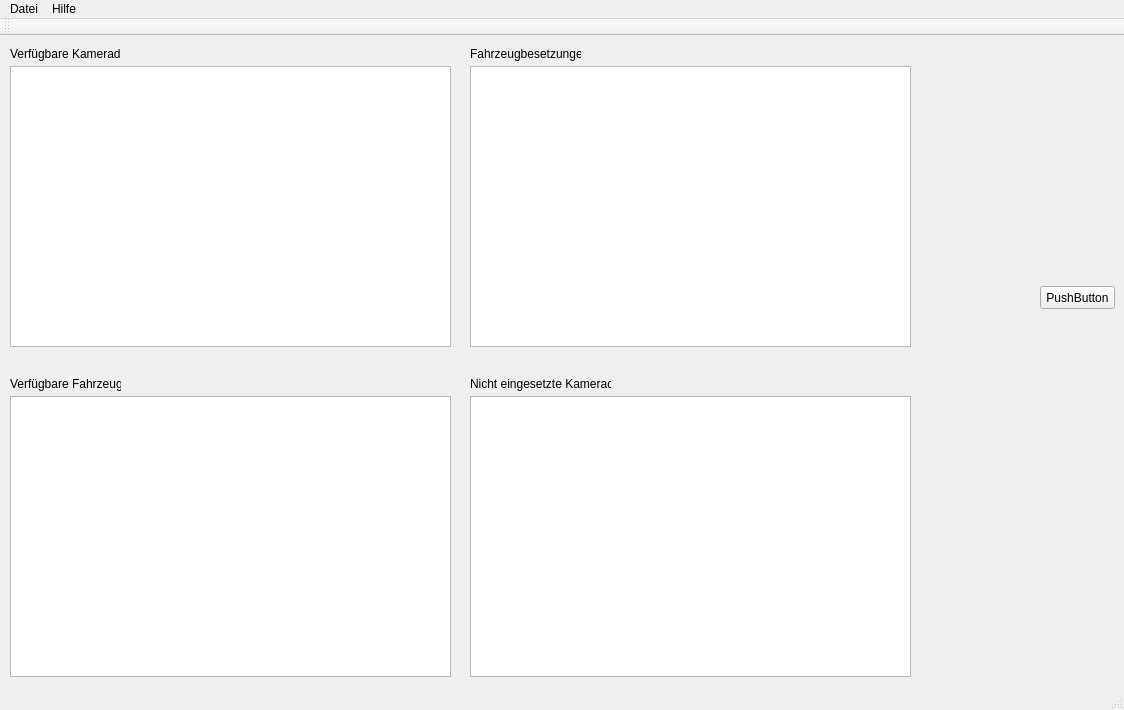
<?xml version="1.0" encoding="UTF-8"?>
<ui version="4.0">
 <class>MainWindow</class>
 <widget class="QMainWindow" name="MainWindow">
  <property name="geometry">
   <rect>
    <x>0</x>
    <y>0</y>
    <width>1124</width>
    <height>710</height>
   </rect>
  </property>
  <property name="windowTitle">
   <string>MainWindow</string>
  </property>
  <widget class="QWidget" name="centralWidget">
   <widget class="QTableView" name="tableView">
    <property name="geometry">
     <rect>
      <x>10</x>
      <y>30</y>
      <width>441</width>
      <height>281</height>
     </rect>
    </property>
   </widget>
   <widget class="QLabel" name="label">
    <property name="geometry">
     <rect>
      <x>10</x>
      <y>10</y>
      <width>111</width>
      <height>16</height>
     </rect>
    </property>
    <property name="text">
     <string>Verfügbare Kameraden</string>
    </property>
   </widget>
   <widget class="QTableView" name="tableView_2">
    <property name="geometry">
     <rect>
      <x>470</x>
      <y>30</y>
      <width>441</width>
      <height>281</height>
     </rect>
    </property>
   </widget>
   <widget class="QLabel" name="label_2">
    <property name="geometry">
     <rect>
      <x>470</x>
      <y>10</y>
      <width>111</width>
      <height>16</height>
     </rect>
    </property>
    <property name="text">
     <string>Fahrzeugbesetzungen</string>
    </property>
   </widget>
   <widget class="QLabel" name="label_3">
    <property name="geometry">
     <rect>
      <x>470</x>
      <y>340</y>
      <width>141</width>
      <height>16</height>
     </rect>
    </property>
    <property name="text">
     <string>Nicht eingesetzte Kameraden</string>
    </property>
   </widget>
   <widget class="QTableView" name="tableView_3">
    <property name="geometry">
     <rect>
      <x>470</x>
      <y>360</y>
      <width>441</width>
      <height>281</height>
     </rect>
    </property>
   </widget>
   <widget class="QTableView" name="tableView_4">
    <property name="geometry">
     <rect>
      <x>10</x>
      <y>360</y>
      <width>441</width>
      <height>281</height>
     </rect>
    </property>
   </widget>
   <widget class="QLabel" name="label_4">
    <property name="geometry">
     <rect>
      <x>10</x>
      <y>340</y>
      <width>111</width>
      <height>16</height>
     </rect>
    </property>
    <property name="text">
     <string>Verfügbare Fahrzeuge</string>
    </property>
   </widget>
   <widget class="QPushButton" name="pushButton">
    <property name="geometry">
     <rect>
      <x>1040</x>
      <y>250</y>
      <width>75</width>
      <height>23</height>
     </rect>
    </property>
    <property name="text">
     <string>PushButton</string>
    </property>
   </widget>
  </widget>
  <widget class="QMenuBar" name="menuBar">
   <property name="geometry">
    <rect>
     <x>0</x>
     <y>0</y>
     <width>1124</width>
     <height>21</height>
    </rect>
   </property>
   <widget class="QMenu" name="menuDatei">
    <property name="title">
     <string>Hilfe</string>
    </property>
    <addaction name="action_ber"/>
   </widget>
   <widget class="QMenu" name="menuDatei_2">
    <property name="title">
     <string>Datei</string>
    </property>
    <addaction name="actionDatenbank_ffnen"/>
   </widget>
   <addaction name="menuDatei_2"/>
   <addaction name="menuDatei"/>
  </widget>
  <widget class="QToolBar" name="mainToolBar">
   <attribute name="toolBarArea">
    <enum>TopToolBarArea</enum>
   </attribute>
   <attribute name="toolBarBreak">
    <bool>false</bool>
   </attribute>
  </widget>
  <widget class="QStatusBar" name="statusBar"/>
  <action name="action_ber">
   <property name="text">
    <string>Über BesetzungsrechnerQt ...</string>
   </property>
  </action>
  <action name="actionDatenbank_ffnen">
   <property name="text">
    <string>Datenbank öffnen</string>
   </property>
  </action>
 </widget>
 <layoutdefault spacing="6" margin="11"/>
 <resources/>
 <connections/>
</ui>
